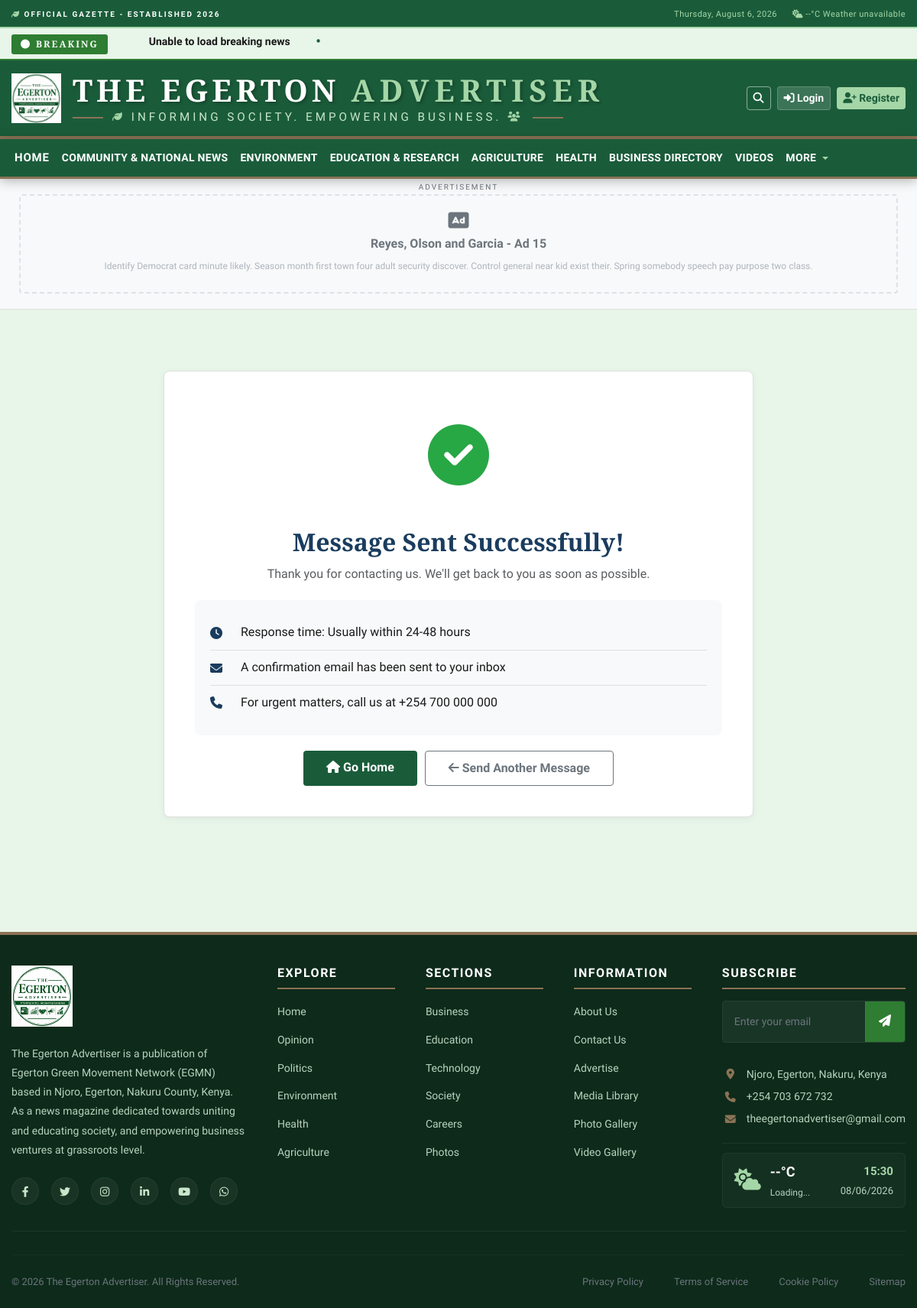
The page /contacts/success/ on the database as committed earlier.
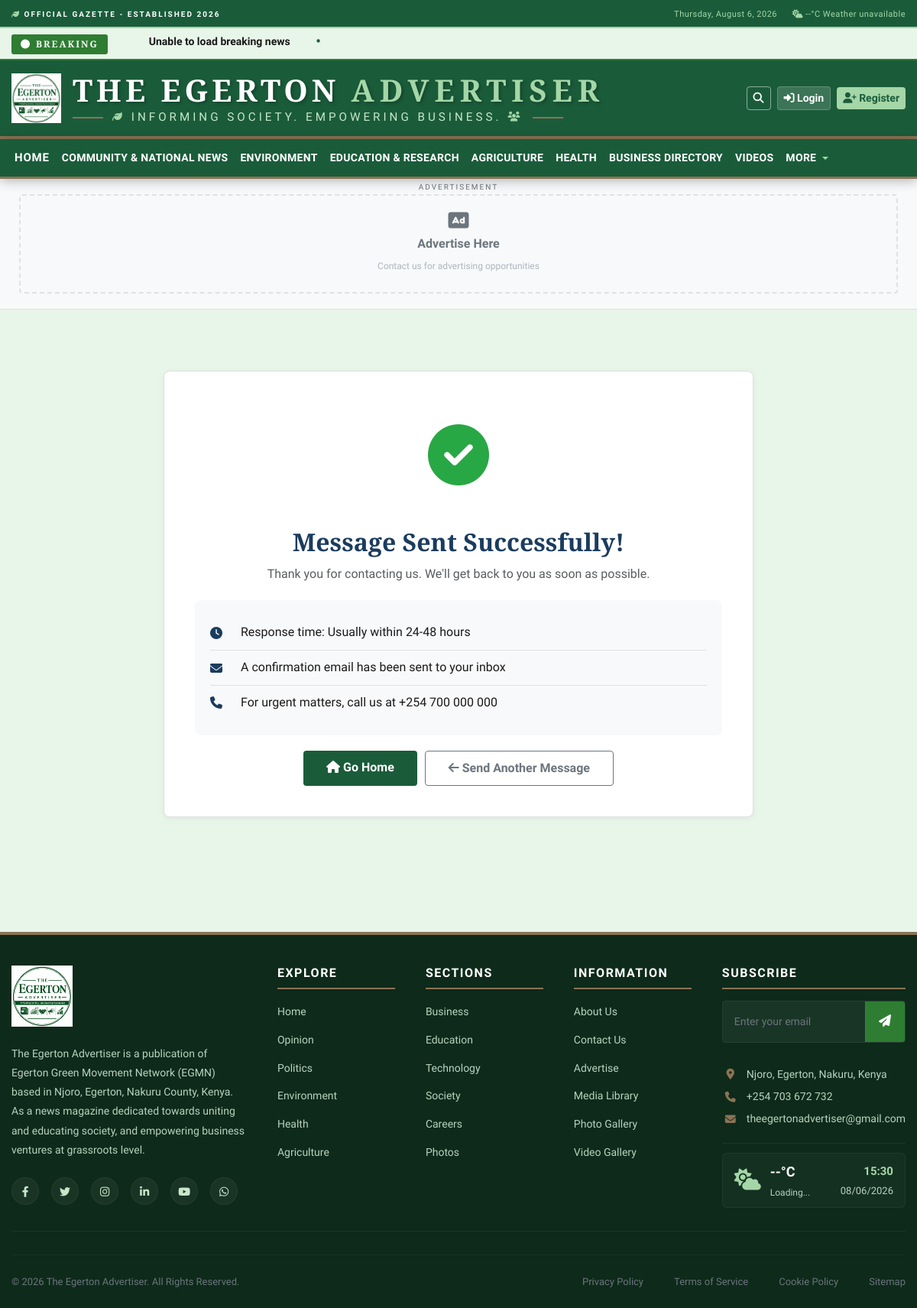
The same page on the database as committed later.
### apps/advertisements/models.py (models this page shows, shortened)
class Advertisement(models.Model):
    POSITION_CHOICES = (
        ('header', 'Header Banner'),
        ('sidebar', 'Sidebar'),
        ('in_article', 'In-Article'),
        ('between_posts', 'Between Posts'),
        ('footer', 'Footer'),
        ('featured_section', 'Featured Section'),
        ('popup', 'Popup'),
        ('video', 'Video Ad'),
        ('sponsored', 'Sponsored Content'),
    )
    SIZE_CHOICES = (
        ('leaderboard', '728x90 - Leaderboard'),
        ('banner', '468x60 - Banner'),
        ('half_banner', '234x60 - Half Banner'),
        ('square', '250x250 - Square'),
        ('small_square', '200x200 - Small Square'),
        ('button', '125x125 - Button'),
        ('medium_rectangle', '300x250 - Medium Rectangle'),
        ('large_rectangle', '336x280 - Large Rectangle'),
        ('skyscraper', '120x600 - Skyscraper'),
        ('wide_skyscraper', '160x600 - Wide Skyscraper'),
        ('half_page', '300x600 - Half Page'),
    )
    STATUS_CHOICES = (
        ('active', 'Active'),
        ('pending', 'Pending Approval'),
        ('scheduled', 'Scheduled'),
        ('paused', 'Paused'),
        ('expired', 'Expired'),
        ('rejected', 'Rejected'),
        ('draft', 'Draft'),
    )
    title = models.CharField(
        max_length=200,
        help_text="Ad title for internal reference"
    )
    description = models.TextField(max_length=500, blank=True)
    image = models.ImageField(
        upload_to='ads/%Y/%m/',
        validators=[FileExtensionValidator(['jpg', 'jpeg', 'png', 'gif', 'webp'])],
        help_text="Ad image (supported formats: JPG, PNG, GIF, WEBP)"
    )
    image_alt = models.CharField(max_length=200, blank=True)
    video_url = models.URLField(blank=True, help_text="URL for video ads")
    link_url = models.URLField(help_text="URL users go to when clicking the ad")
    link_target = models.CharField(
        max_length=10,
        choices=(
            ('_self', 'Same Window'),
            ('_blank', 'New Window'),
        ),
        default='_blank'
    )
    position = models.CharField(max_length=20, choices=POSITION_CHOICES)
    size = models.CharField(max_length=20, choices=SIZE_CHOICES)
    advertiser = models.ForeignKey(
        User,
        on_delete=models.CASCADE,
        related_name='ads',
        help_text="Advertiser who owns this ad"
    )
    company_name = models.CharField(max_length=200)
    contact_email = models.EmailField()
    contact_phone = models.CharField(max_length=20)
    start_date = models.DateTimeField(help_text="When the ad should start showing")
    end_date = models.DateTimeField(help_text="When the ad should stop showing")
    created_at = models.DateTimeField(auto_now_add=True)
    updated_at = models.DateTimeField(auto_now=True)
    status = models.CharField(max_length=20, choices=STATUS_CHOICES, default='pending')
    targeted_categories = models.ManyToManyField(
        'categories.Category',
        blank=True,
        related_name='ads',
        help_text="Show ad only on these categories (leave blank for all)"
    )
    targeted_articles = models.ManyToManyField(
        Article,
        blank=True,
        related_name='ads',
        help_text="Show ad only on these specific articles"
    )
    target_countries = models.JSONField(default=list, blank=True)
    target_cities = models.JSONField(default=list, blank=True)
    budget = models.DecimalField(
        max_digits=10,
        decimal_places=2,
        default=0,
        help_text="Total budget for this ad campaign"
    )
    cost_per_click = models.DecimalField(
        max_digits=10,
        decimal_places=2,
        default=0,
        help_text="Cost per click (CPC)"
    )
    cost_per_impression = models.DecimalField(
        max_digits=10,
        decimal_places=2,
        default=0,
        help_text="Cost per 1000 impressions (CPM)"
    )
    views_count = models.PositiveIntegerField(default=0)
    clicks_count = models.PositiveIntegerField(default=0)
    unique_views = models.PositiveIntegerField(default=0)
    unique_clicks = models.PositiveIntegerField(default=0)
    conversion_count = models.PositiveIntegerField(default=0)
    max_clicks = models.PositiveIntegerField(
        default=0,
        help_text="Maximum number of clicks (0 for unlimited)"
    )
    max_impressions = models.PositiveIntegerField(
        default=0,
        help_text="Maximum number of impressions (0 for unlimited)"
    )
    daily_limit = models.PositiveIntegerField(
        default=0,
        help_text="Daily impression limit (0 for unlimited)"
    )
    priority = models.PositiveIntegerField(
        default=0,
        help_text="Higher priority ads show first (0-100)"
    )
    class Meta:
        db_table = 'advertisements'
        ordering = ['-priority', 'views_count']
        indexes = [
            models.Index(fields=['position', 'status']),
            models.Index(fields=['start_date', 'end_date']),
            models.Index(fields=['advertiser', 'status']),
            models.Index(fields=['priority', 'views_count']),
        ]
    def is_active(self):
        now = timezone.now()
        return (self.status == 'active' and
                self.start_date <= now <= self.end_date and
                (self.max_impressions == 0 or self.views_count < self.max_impressions))
    def can_show(self):
        if not self.is_active():
            return False
        return True

### apps/contacts/views.py (the view)
# urls.py: path('success/', views.contact_success, name='success'),
def contact_success(request):
    return render(request, 'contacts/contact_success.html')

### apps/advertisements/templatetags/advertisements_tags.py (called while the page is built)
@register.simple_tag
def get_ad_by_position(position):
    ads = Advertisement.objects.filter(
        position=position,
        status='active',
        start_date__lte=timezone.now(),
        end_date__gte=timezone.now()
    ).order_by('-priority')
    for ad in ads:
        if ad.can_show():
            return ad
    return None

### apps/articles/context_processors.py (called while the page is built)
def category_menu(request):
    categories = Category.objects.filter(
        is_active=True,
        parent__isnull=True
    ).order_by('order')
    return {'categories': categories}

### apps/notifications/context_processors.py (called while the page is built)
def notification_count(request):
    if request.user.is_authenticated:
        count = Notification.objects.filter(
            user=request.user,
            is_read=False
        ).count()
        return {'unread_notifications': count}
    return {'unread_notifications': 0}

### apps/contacts/templates/contacts/contact_success.html (shortened to what this page needs)
{% extends 'base.html' %}
{% block content %}
<div class="container">
    <div class="success-page">
        <div class="row">
            <div class="col-md-8 mx-auto">
                <div class="success-card">
                    <div class="success-icon">
                        <i class="fas fa-check-circle"></i>
                    </div>
                    <h2>Message Sent Successfully!</h2>
                    <p class="text-muted">Thank you for contacting us. We'll get back to you as soon as possible.</p>
                    <div class="success-details">
                        <div class="detail-item">
                            <i class="fas fa-clock"></i>
                            <span>Response time: Usually within 24-48 hours</span>
                        </div>
                        <div class="detail-item">
                            <i class="fas fa-envelope"></i>
                            <span>A confirmation email has been sent to your inbox</span>
                        </div>
                        <div class="detail-item">
                            <i class="fas fa-phone"></i>
                            <span>For urgent matters, call us at +254 700 000 000</span>
                        </div>
                    </div>
                    <div class="success-actions">
                        <a href="{% url 'home' %}" class="btn btn-primary">
                            <i class="fas fa-home"></i> Go Home
                        </a>
                        <a href="{% url 'contacts:contact' %}" class="btn btn-outline-secondary">
                            <i class="fas fa-arrow-left"></i> Send Another Message
                        </a>
                    </div>
                </div>
            </div>
        </div>
    </div>
</div>
{% endblock %}

### templates/header_ad.html (shortened to what this page needs)
{% load advertisements_tags %}
<div class="header-ad-wrapper">
    <div class="container">
        <div class="row">
            <div class="col-12">
                <div class="header-ad">
                    <span class="ad-label">ADVERTISEMENT</span>
                    <div class="ad-content">
                        {% get_ad_by_position 'header' as ad %}
                        {% if ad %}
                            {% if ad.image %}
                                <a href="{{ ad.link_url }}" target="{{ ad.link_target|default:'_blank' }}">
                                    <img src="{{ ad.image.url }}" alt="{{ ad.title }}" class="img-fluid">
                                </a>
                            {% else %}
                                <div class="ad-placeholder">
                                    <i class="fas fa-ad"></i>
                                    <span>{{ ad.title|default:'Advertise Here' }}</span>
                                    <small>{{ ad.description|default:'Contact us for advertising opportunities' }}</small>
                                </div>
                            {% endif %}
                        {% else %}
                        <div class="ad-placeholder">
                            <i class="fas fa-ad"></i>
                            <span>Advertise Here</span>
                            <small>Contact us for advertising opportunities</small>
                        </div>
                        {% endif %}
                    </div>
                </div>
            </div>
        </div>
    </div>
</div>

Rows that differ between the two databases and show on the page:
removed Advertisement: title "Reyes, Olson and Garcia - Ad 15", description "Identify Democrat card minute likely. Season month first town four adult security discover. Control general near kid exist their. Spring somebody speech pay purpose two class."
Other text that changed with them:
text now shown: "Advertise Here Contact us for advertising opportunities"
